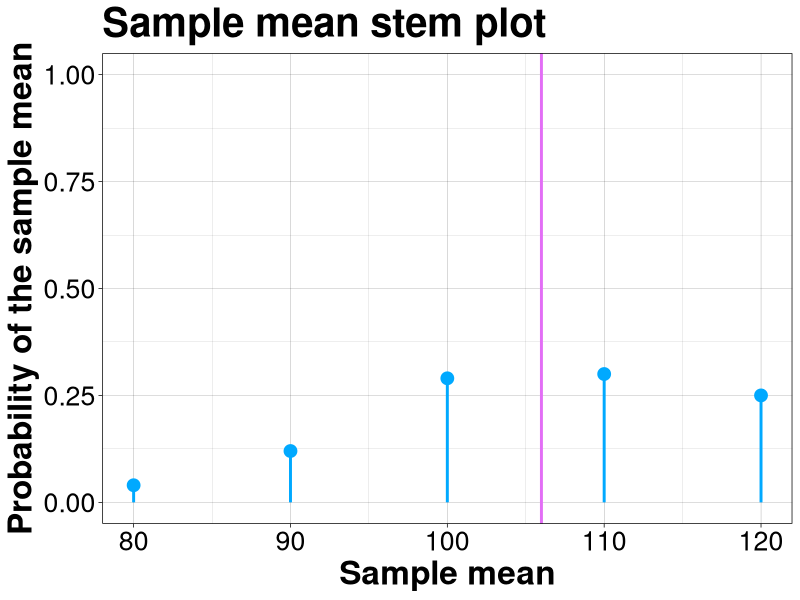
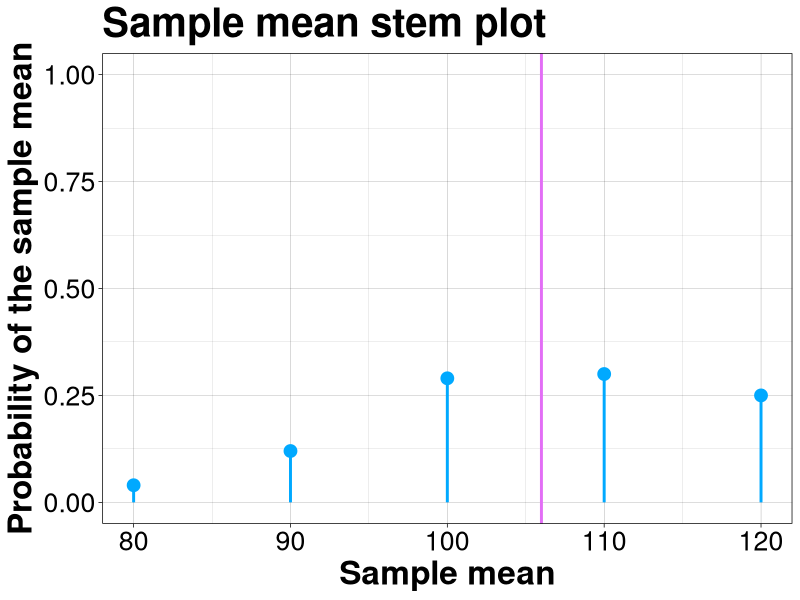
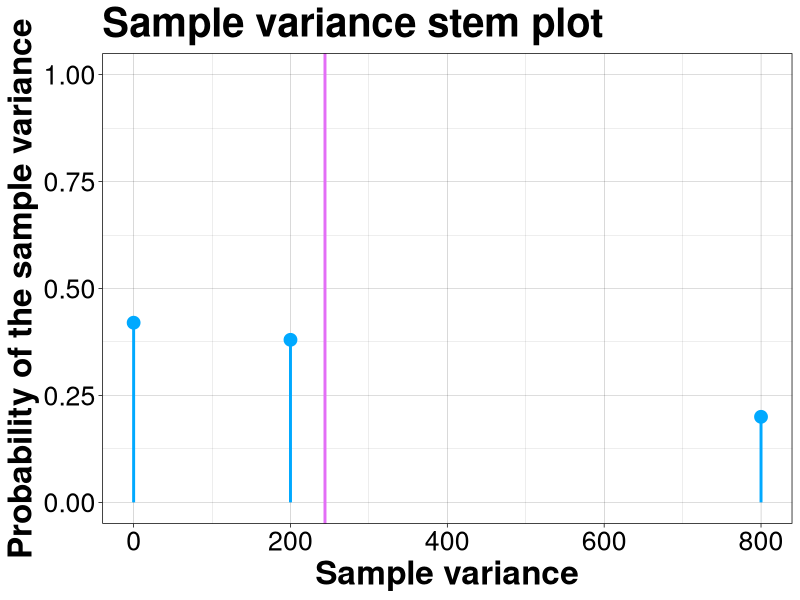
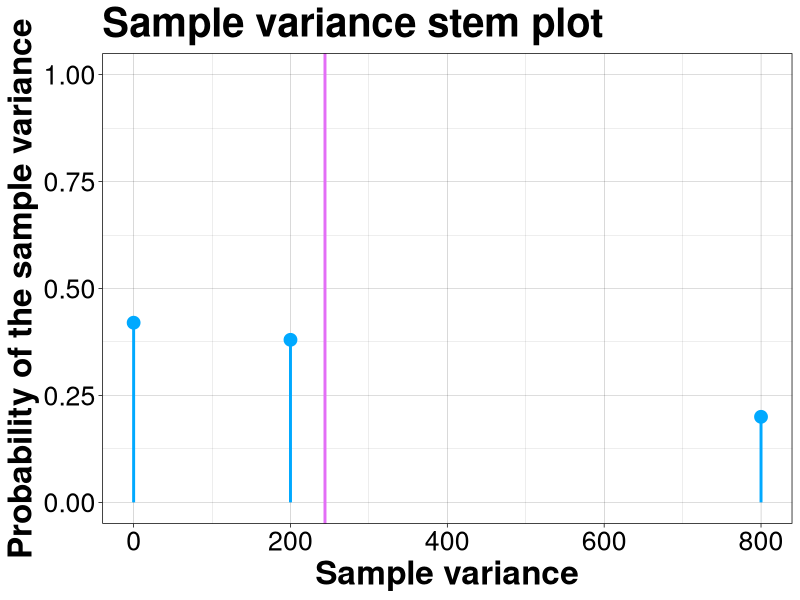

Here is the R script that generated these plots, in order:
library(ggplot2)
library(svglite)

X <- c(80, 90, 100, 110, 120)
Y <- c(0.04, 0.12, 0.29, 0.3, 0.25)
d <- data.frame(X = X, Y = Y)

svglite("mp3_mean.svg")
ggplot(data = d, mapping = aes(x = X, y = Y)) +
geom_segment(yend = 0, linewidth = 1, color = "#00A9FF") + 
geom_point(size = 4, color = "#00A9FF") +
geom_vline(xintercept = 106, linewidth = 1, color = "#E36EF6") +
ylim(0, 1) +
labs(x = "Sample mean", y = "Probability of the sample mean",
     title = "Sample mean stem plot") +
theme_linedraw() +
theme(text = element_text(size = 24),
      title = element_text(face = "bold"),
      legend.position = "top") 
ggsave("mp3_mean.svg", units = "cm")


X <- c(0, 200, 800)
Y <- c(0.42, 0.38, 0.2)
d <- data.frame(X = X, Y = Y)

svglite("mp3_variance.svg")
ggplot(data = d, mapping = aes(x = X, y = Y)) +
geom_segment(yend = 0, linewidth = 1, color = "#00A9FF") + 
geom_point(size = 4, color = "#00A9FF") +
geom_vline(xintercept = 244, linewidth = 1, color = "#E36EF6") +
ylim(0, 1) +
labs(x = "Sample variance", y = "Probability of the sample variance",
     title = "Sample variance stem plot") +
theme_linedraw() +
theme(text = element_text(size = 24),
      title = element_text(face = "bold"),
      legend.position = "top") 
ggsave("mp3_variance.svg", units = "cm")
